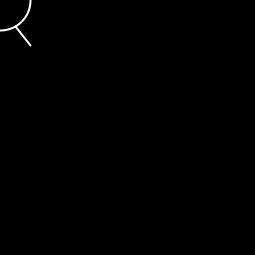
Frame 1 (no input)
Frame 60 (the mouse pressed at the canvas centre just before this capture): identical to frame 1, image omitted
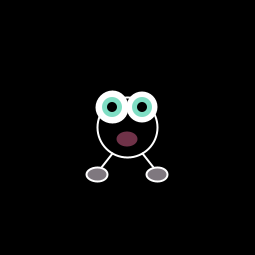
Frame 120 (the mouse held since frame 60 and released just before this capture)

The Processing sketch that drew these frames (run headless with seeded random() and noise(); from frame 60 on, the mouse is pressed at the canvas centre):

// Processing sketch: processing_181424
// ── processing_181424.pde


float mida = 60;
float x = 15;
float y = 20;


void setup () {

  size(255, 255);
}

void draw () {

  background(0);
  stroke(255);
  strokeWeight(2);

  fill(0);
  ellipse(mouseX, mouseY, mida, mida);

  //ull esquerra
  fill(255);
  ellipse(mouseX-x, mouseY-y, mouseY/4, mouseY/4);
  noStroke();
  fill(mouseX, 222, 196);
  ellipse(mouseX-x, mouseY-y, mida/3, mida/3);
  fill(0);
  ellipse(mouseX-x, mouseY-y, mida/6, mida/6);

  //ull dret
  fill(255);
  ellipse(mouseX+x, mouseY-y, mouseY/4, mouseY/4); 
  noStroke();
  fill(mouseX, 222, 196);
  ellipse(mouseX+x, mouseY-y, mida/3, mida/3);
  fill(0);
  ellipse(mouseX+x, mouseY-y, mida/6, mida/6);

  //boca
  fill(222, 101, 145, mouseX);
  ellipse(mouseX, mouseY+12, mouseY/6, mouseY/8);

  //cames
  stroke(255);
  line(mouseX-15, mouseY+26, mouseX-30, mouseY+45);
  line(mouseX+15, mouseY+26, mouseX+30, mouseY+45);

  fill(mouseX, 120, mouseX);
  ellipse(mouseX-30, mouseY+47, mouseY/6, mouseY/9);
  ellipse(mouseX+30, mouseY+47, mouseY/6, mouseY/9);
}
